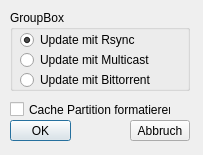
<?xml version="1.0" encoding="UTF-8"?>
<ui version="4.0">
 <class>linboMulticastBox</class>
 <widget class="QDialog" name="linboMulticastBox">
  <property name="geometry">
   <rect>
    <x>0</x>
    <y>0</y>
    <width>203</width>
    <height>155</height>
   </rect>
  </property>
  <property name="windowTitle">
   <string>Update Cache</string>
  </property>
  <widget class="QPushButton" name="okButton">
   <property name="geometry">
    <rect>
     <x>10</x>
     <y>120</y>
     <width>61</width>
     <height>21</height>
    </rect>
   </property>
   <property name="toolTip">
    <string>Aktualisiert den lokalen&lt;br&gt;Cache mit der gewählten Methode</string>
   </property>
   <property name="text">
    <string>OK</string>
   </property>
  </widget>
  <widget class="QPushButton" name="cancelButton">
   <property name="geometry">
    <rect>
     <x>130</x>
     <y>120</y>
     <width>60</width>
     <height>21</height>
    </rect>
   </property>
   <property name="toolTip">
    <string>Abbrechen ohne Cache-Aktualisierung</string>
   </property>
   <property name="text">
    <string>Abbruch</string>
   </property>
  </widget>
  <widget class="QCheckBox" name="checkFormat">
   <property name="geometry">
    <rect>
     <x>10</x>
     <y>100</y>
     <width>161</width>
     <height>19</height>
    </rect>
   </property>
   <property name="text">
    <string>Cache Partition formatieren</string>
   </property>
  </widget>
  <widget class="QGroupBox" name="updateMethodGroup">
   <property name="geometry">
    <rect>
     <x>10</x>
     <y>10</y>
     <width>180</width>
     <height>81</height>
    </rect>
   </property>
   <property name="title">
    <string>GroupBox</string>
   </property>
   <widget class="QRadioButton" name="rsyncButton">
    <property name="geometry">
     <rect>
      <x>10</x>
      <y>20</y>
      <width>150</width>
      <height>20</height>
     </rect>
    </property>
    <property name="text">
     <string>Update mit Rsync</string>
    </property>
    <property name="checked">
     <bool>true</bool>
    </property>
   </widget>
   <widget class="QRadioButton" name="multicastButton">
    <property name="geometry">
     <rect>
      <x>10</x>
      <y>40</y>
      <width>160</width>
      <height>20</height>
     </rect>
    </property>
    <property name="text">
     <string>Update mit Multicast</string>
    </property>
   </widget>
   <widget class="QRadioButton" name="torrentButton">
    <property name="geometry">
     <rect>
      <x>10</x>
      <y>60</y>
      <width>165</width>
      <height>20</height>
     </rect>
    </property>
    <property name="text">
     <string>Update mit Bittorrent</string>
    </property>
   </widget>
  </widget>
 </widget>
 <layoutdefault spacing="6" margin="11"/>
 <pixmapfunction>qPixmapFromMimeSource</pixmapfunction>
 <resources/>
 <connections/>
</ui>
